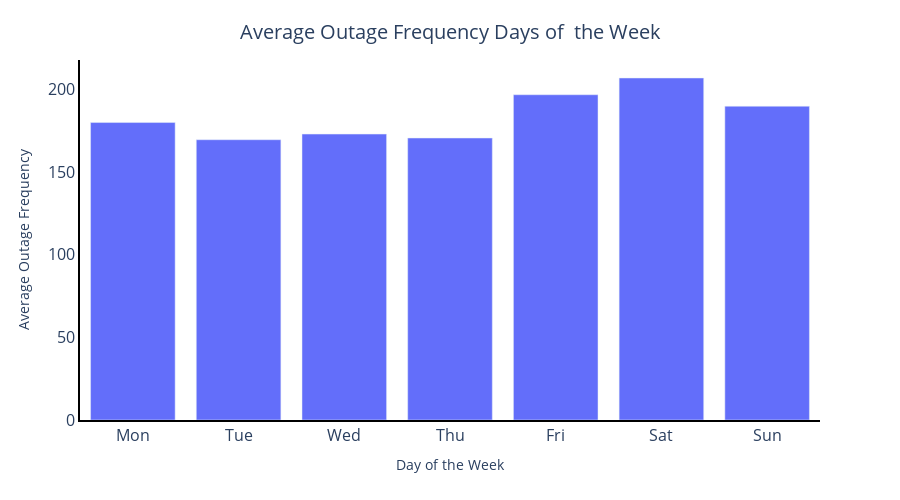

Notebook source saved alongside this figure:
### Code cell
fig = px.bar(dayofweek_grouped_data1, x='Day_Label', y='Average_Duration')

fig.update_layout(
    title={'text': 'Average Outage Frequency Days of  the Week', 'font': {'size': 20},
          'y':0.95,
          'x':0.5,
          'xanchor': 'center',
           'yanchor': 'top'},
   

    xaxis={'title': 'Day of the Week', 'tickfont': {'size': 16}},
    yaxis={'title': 'Average Outage Frequency', 'tickfont': {'size': 16}},
    showlegend=False,
    height=500,
    width=900,
    plot_bgcolor='white'
 
)
fig.update_xaxes(categoryorder='array', categoryarray= ['Mon', 'Tue', 'Wed', 'Thu', 'Fri', 'Sat', 'Sun'])
fig.update_xaxes(showline=True, linewidth=2, linecolor='black')
fig.update_yaxes(showline=True, linewidth=2, linecolor='black')
fig.show()

### Figure 1 — Plotly figure (JSON) as saved in the notebook; plotly's stock layout.template omitted (floating-point values rounded to 4 significant figures)
{"data": [{"alignmentgroup": "True", "hovertemplate": "Day_Label=%{x}<br>Average_Duration=%{y}<extra></extra>", "legendgroup": "", "marker": {"color": "#636efa", "pattern": {"shape": ""}}, "name": "", "offsetgroup": "", "orientation": "v", "showlegend": false, "textposition": "auto", "type": "bar", "x": ["Fri", "Mon", "Sat", "Sun", "Thu", "Tue", "Wed"], "xaxis": "x", "y": [196.8, 180.0, 207.0, 189.9, 170.6, 169.6, 173.0], "yaxis": "y"}], "layout": {"barmode": "relative", "height": 500, "legend": {"tracegroupgap": 0}, "margin": {"t": 60}, "plot_bgcolor": "white", "showlegend": false, "title": {"font": {"size": 20}, "text": "Average Outage Frequency Days of  the Week", "x": 0.5, "xanchor": "center", "y": 0.95, "yanchor": "top"}, "width": 900, "xaxis": {"anchor": "y", "autorange": true, "categoryarray": ["Mon", "Tue", "Wed", "Thu", "Fri", "Sat", "Sun"], "categoryorder": "array", "domain": [0, 1], "linecolor": "black", "linewidth": 2, "range": [-0.5, 6.5], "showline": true, "tickfont": {"size": 16}, "title": {"text": "Day of the Week"}, "type": "category"}, "yaxis": {"anchor": "x", "autorange": true, "domain": [0, 1], "linecolor": "black", "linewidth": 2, "range": [0, 217.8], "showline": true, "tickfont": {"size": 16}, "title": {"text": "Average Outage Frequency"}, "type": "linear"}}}
